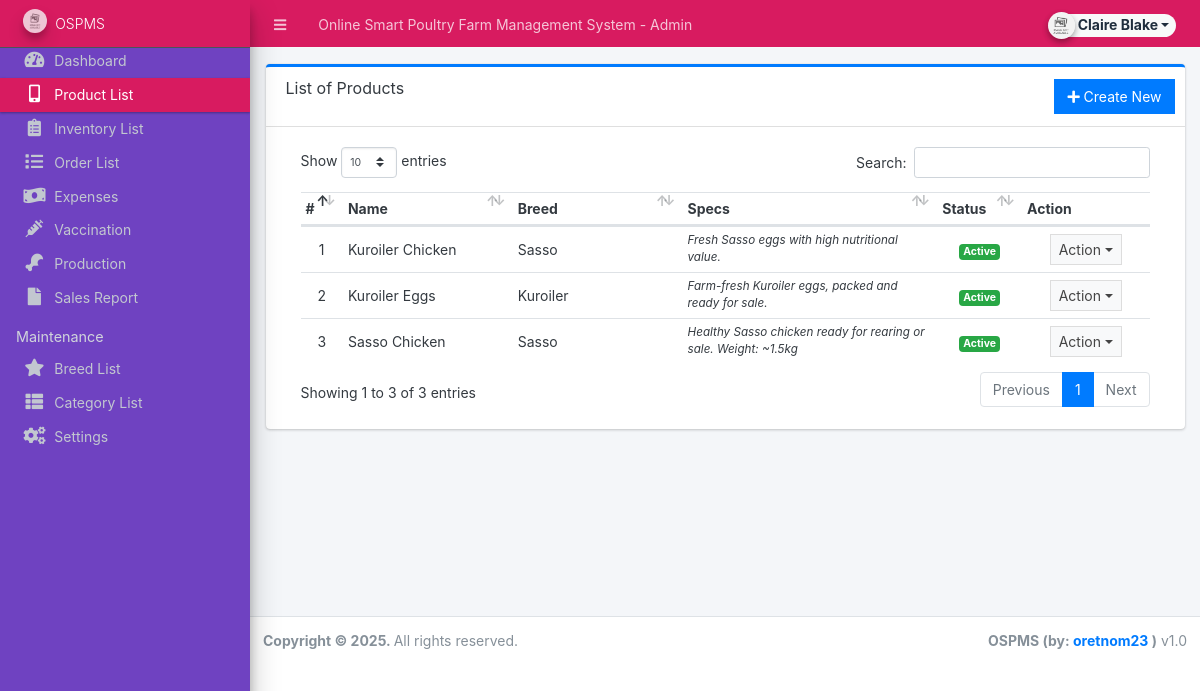
/admin/?page=product (signed in), run on the app's committed database.
### tables this page shows
CREATE TABLE `products` (
  `id` int(30) NOT NULL,
  `brand_id` int(30) NOT NULL,
  `category_id` int(30) NOT NULL,
  `sub_category_id` int(30) NOT NULL,
  `name` varchar(250) NOT NULL,
  `specs` text NOT NULL,
  `status` tinyint(1) NOT NULL DEFAULT 1,
  `date_created` datetime NOT NULL DEFAULT current_timestamp()
);

CREATE TABLE `brands` (
  `id` int(30) NOT NULL,
  `name` varchar(250) NOT NULL,
  `description` text DEFAULT NULL,
  `status` tinyint(1) NOT NULL DEFAULT 1,
  `date_created` datetime NOT NULL DEFAULT current_timestamp()
);

### admin/product/index.php (the view, shortened to what this page needs)
<div class="card card-outline card-primary">
	<div class="card-header">
		<h3 class="card-title">List of Products</h3>
		<div class="card-tools">
			<a href="?page=product/manage_product" class="btn btn-flat btn-primary"><span class="fas fa-plus"></span>  Create New</a>
		</div>
	</div>
	<div class="card-body">
		<div class="container-fluid">
        <div class="container-fluid">
			<table class="table table-hover table-strip">
				<colgroup>
					<col width="5%">
					<col width="20%">
					<col width="20%">
					<col width="30%">
					<col width="10%">
					<col width="15%">
				</colgroup>
				<thead>
					<tr>
						<th>#</th>
						<th>Name</th>
						<th>Breed</th>
						<th>Specs</th>
						<th>Status</th>
						<th>Action</th>
					</tr>
				</thead>
				<tbody>
					<?php
					$i = 1;
						$qry = $conn->query("SELECT p.*,b.name as bname from `products` p inner join brands b on p.brand_id = b.id order by (p.name) asc ");
						while($row = $qry->fetch_assoc()):
							foreach($row as $k=> $v){
								$row[$k] = trim(stripslashes($v));
							}
                            $row['specs'] = strip_tags(stripslashes(html_entity_decode($row['specs'])));
					?>
						<tr>
							<td class="text-center"><?php echo $i++; ?></td>
							<td><?php echo $row['name'] ?></td>
							<td><?php echo $row['bname'] ?></td>
							<td ><p class="m-0 truncate"><?php echo $row['specs'] ?></p></td>
							<td class="text-center">
                                <?php if($row['status'] == 1): ?>
                                    <span class="badge badge-success">Active</span>
                                <?php else: ?>
                                    <span class="badge badge-danger">Inactive</span>
                                <?php endif; ?>
                            </td>
							<td align="center">
								 <button type="button" class="btn btn-flat btn-default btn-sm dropdown-toggle dropdown-icon" data-toggle="dropdown">
				                  		Action
				                  </button>
							</td>
						</tr>
					<?php endwhile; ?>
				</tbody>
			</table>
		</div>
		</div>
	</div>
</div>

### data on the page
products: name "Kuroiler Chicken", brand.name "Sasso", specs "Fresh Sasso eggs with high nutritional value.", status "Active"
products: name "Kuroiler Eggs", brand.name "Kuroiler", specs "Farm-fresh Kuroiler eggs, packed and ready for sale.", status "Active"
products: name "Sasso Chicken", brand.name "Sasso", specs "Healthy Sasso chicken ready for rearing or sale. Weight: ~1.5kg", status "Active"

### other printed values
$_settings->info('name') "Online Smart Poultry Farm Management System"
$_settings->userdata('firstname').' '.$_settings->userdata('lastname') "Claire Blake"
$_settings->info('short_name') "OSPMS"
